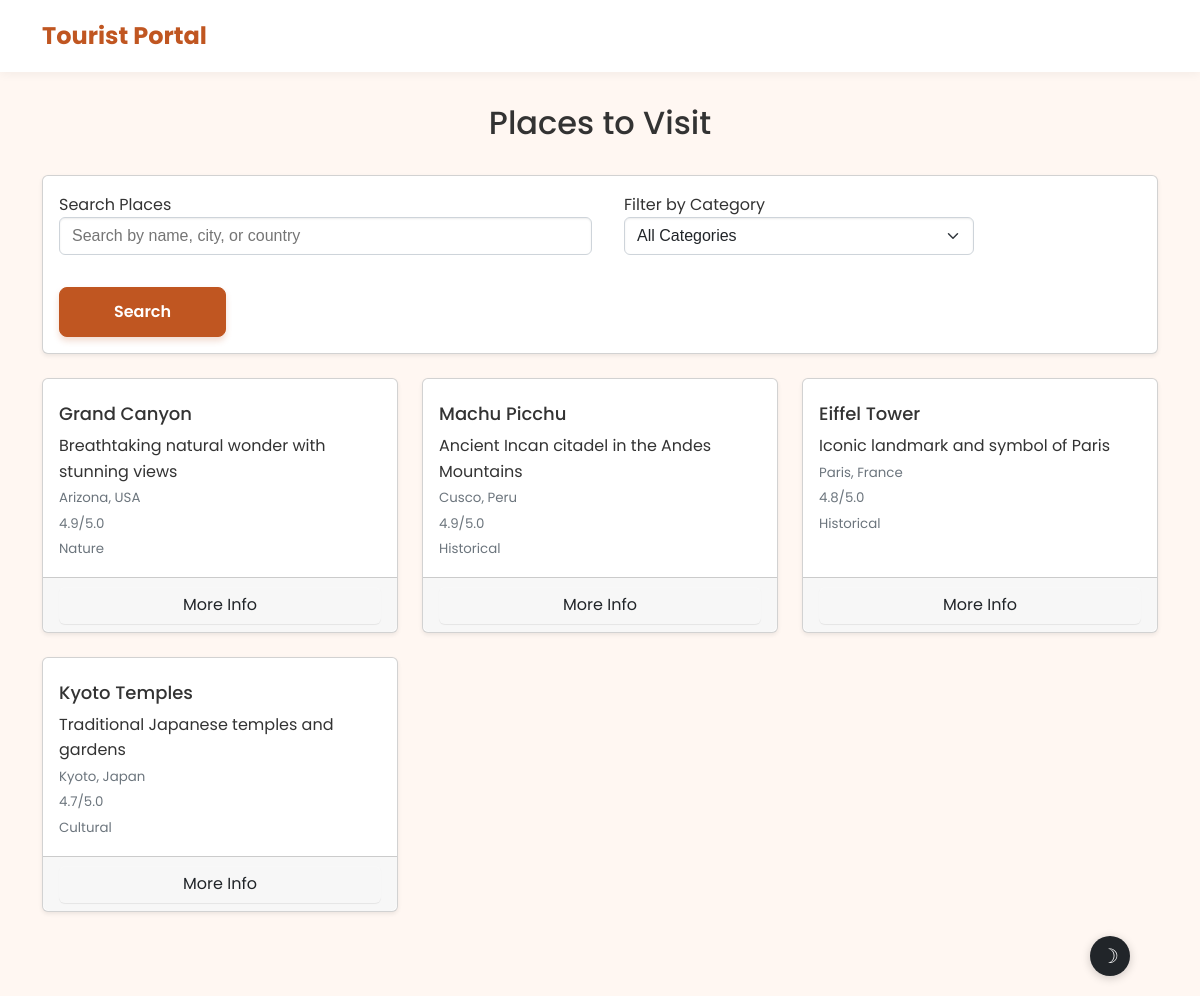
The page /tourist/places.php (signed in) on the database its author committed.
### tables this page shows
CREATE TABLE `places` (
  `id` INT(11) NOT NULL AUTO_INCREMENT,
  `name` VARCHAR(255) NOT NULL,
  `description` TEXT NOT NULL,
  `country` VARCHAR(100) NOT NULL,
  `city` VARCHAR(100) NOT NULL,
  `image` VARCHAR(255) DEFAULT NULL,
  `rating` DECIMAL(2,1) NOT NULL DEFAULT '0.0',
  `category` ENUM('historical', 'nature', 'cultural', 'adventure') NOT NULL,
  `created_at` TIMESTAMP NOT NULL DEFAULT CURRENT_TIMESTAMP,
  `updated_at` TIMESTAMP NOT NULL DEFAULT CURRENT_TIMESTAMP ON UPDATE CURRENT_TIMESTAMP,
  PRIMARY KEY (`id`),
  INDEX `idx_category` (`category`),
  INDEX `idx_rating` (`rating`)
);

### backend/Database.php (called while the page is built, shortened)
<?php
class Database {
    private $host = "localhost";
    private $username = "root";
    private $password = "";
    private $database = "restaurant_management";
    private $connection;
    private function connect() {
        try {
            $this->connection = new mysqli($this->host, $this->username, $this->password, $this->database);
            $this->connection->set_charset("utf8mb4");
        } catch (Exception $e) {
            die("Database connection error: " . $e->getMessage());
        }
    }
    public function select($query, $params = [], $param_types = "") {
        $stmt = $this->connection->prepare($query);
        $stmt->execute();
        $result = $stmt->get_result();
        $data = [];
        while ($row = $result->fetch_assoc()) {
            $data[] = $row;
        }
        return $data;
    }
}
?>

### backend/Place.php (called while the page is built, shortened)
<?php
require_once 'Database.php';
class Place {
    private $db;
    private $table = 'places';
    public function __construct() {
        $this->db = new Database();
    }
    public function getAllPlaces() {
        $query = "SELECT * FROM {$this->table} ORDER BY rating DESC, name ASC";
        try {
            return $this->db->select($query);
        } catch (Exception $e) {
            return [];
        }
    }
}
?>

### tourist/places.php (the view, shortened to what this page needs)
<?php
require_once '../backend/Place.php';
$placeManager = new Place();
$search = isset($_GET['search']) ? $_GET['search'] : '';
$category = isset($_GET['category']) ? $_GET['category'] : '';
if ($search) {
    $places = $placeManager->searchPlaces($search);
} else if ($category) {
    $places = $placeManager->filterByCategory($category);
} else {
    $places = $placeManager->getAllPlaces();
}
?>
<!DOCTYPE html>
<html lang="en">
<head>
    <link href="../css/style.css" rel="stylesheet">
    <link href="../css/enhanced-styles.css" rel="stylesheet">
    <link href="../css/tourist-dashboard-polish.css" rel="stylesheet">
</head>
<body>
    <nav class="navbar navbar-expand-lg">
        <div class="container">
            <a class="navbar-brand" href="index.php">
                Tourist Portal
            </a>
        </div>
    </nav>
    <div class="container mt-4">
        <div class="d-flex justify-content-between align-items-center mb-4">
            <h1>Places to Visit</h1>
        </div>
        <div class="card mb-4">
            <div class="card-body">
                <form method="GET" class="row g-3">
                    <div class="col-md-6">
                        <label for="search" class="form-label">Search Places</label>
                        <input type="text" class="form-control" id="search" name="search"
                               value="<?php echo htmlspecialchars($search); ?>"
                               placeholder="Search by name, city, or country">
                    </div>
                    <div class="col-md-4">
                        <label for="category" class="form-label">Filter by Category</label>
                        <select class="form-select" id="category" name="category">
                            <option value="">All Categories</option>
                        </select>
                    </div>
                    <div class="col-md-2 d-flex align-items-end">
                        <button type="submit" class="btn btn-primary w-100">Search</button>
                    </div>
                </form>
            </div>
        </div>
        <div class="row">
            <?php if (empty($places)): ?>
            <div class="col-12">
                <div class="text-center py-5">
                    <h3 class="mt-3">No places found</h3>
                    <p class="text-muted">Try adjusting your search criteria</p>
                </div>
            </div>
            <?php else: ?>
            <?php foreach ($places as $place): ?>
            <div class="col-md-6 col-lg-4 mb-4">
                <div class="card h-100">
                    <div class="card-body">
                        <h5 class="card-title"><?php echo htmlspecialchars($place['name']); ?></h5>
                        <p class="card-text"><?php echo htmlspecialchars($place['description']); ?></p>
                        <p class="card-text">
                            <small class="text-muted">
                                <?php echo htmlspecialchars($place['city']); ?>, <?php echo htmlspecialchars($place['country']); ?><br>
                                <?php echo htmlspecialchars($place['rating']); ?>/5.0<br>
                                <?php echo ucfirst(htmlspecialchars($place['category'])); ?>
                            </small>
                        </p>
                    </div>
                    <div class="card-footer">
                        <button type="button" class="btn btn-outline-primary w-100"
                            data-name="<?php echo htmlspecialchars($place['name']); ?>"
                            data-description="<?php echo htmlspecialchars($place['description']); ?>"
                            data-city="<?php echo htmlspecialchars($place['city']); ?>"
                            data-country="<?php echo htmlspecialchars($place['country']); ?>"
                            data-rating="<?php echo htmlspecialchars($place['rating']); ?>"
                            data-category="<?php echo htmlspecialchars($place['category']); ?>">
                            More Info
                        </button>
                    </div>
                </div>
            </div>
            <?php endforeach; ?>
            <?php endif; ?>
        </div>
    </div>
</body>
</html>

### css/enhanced-styles.css (style rules this page uses)
.card-footer:last-child { border-radius: 0 0 calc(var(--bs-border-radius) - 1px) calc(var(--bs-border-radius) - 1px); }

### css/tourist-dashboard-polish.css (style rules this page uses)
.card { animation: none !important; transform: none !important; transition: box-shadow 0.3s ease, border-color 0.3s ease; }
.form-control { animation: none !important; }
.navbar { background-color: #ffffff !important; box-shadow: 0 2px 10px rgba(0, 0, 0, 0.05) !important; padding: 0.75rem 1rem !important; --bs-navbar-color: var(--bs-gray-600); --bs-navbar-hover-color: var(--bs-primary); --bs-navbar-active-color: var(--bs-primary); }
.navbar-brand { font-weight: 700; font-size: 1.5rem; color: var(--bs-primary) !important; display: flex; align-items: center; gap: 0.5rem; }
.btn-primary { padding: 0.75rem 1.5rem; font-weight: 600; border-radius: 0.5rem; box-shadow: 0 4px 6px rgba(var(--bs-primary-rgb), 0.2); transition: all 0.2s ease; }
.d-flex { display: flex !important; }

### rows shown on the page
places: name "Grand Canyon", description "Breathtaking natural wonder with stunning views", city "Arizona", country "USA", rating "4.9", category "Nature"
places: name "Machu Picchu", description "Ancient Incan citadel in the Andes Mountains", city "Cusco", country "Peru", rating "4.9", category "Historical"
places: name "Eiffel Tower", description "Iconic landmark and symbol of Paris", city "Paris", country "France", rating "4.8", category "Historical"
places: name "Kyoto Temples", description "Traditional Japanese temples and gardens", city "Kyoto", country "Japan", rating "4.7", category "Cultural"
